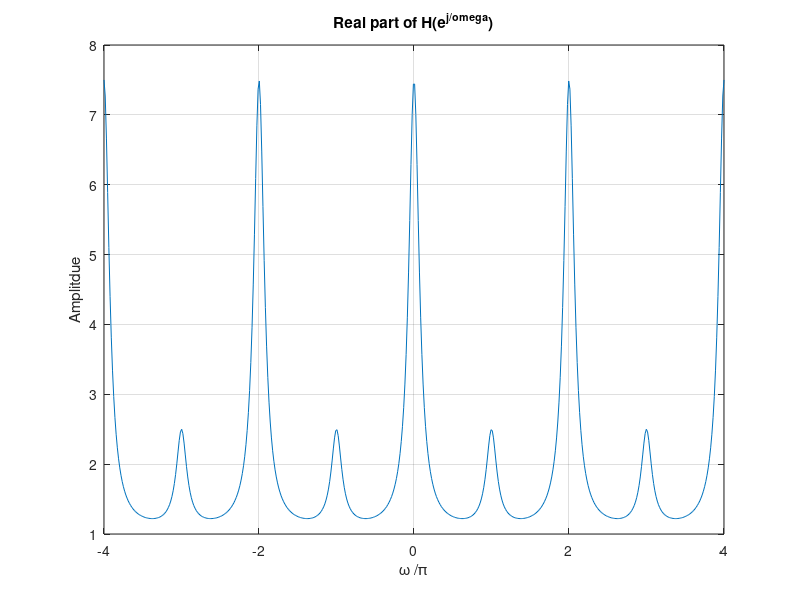
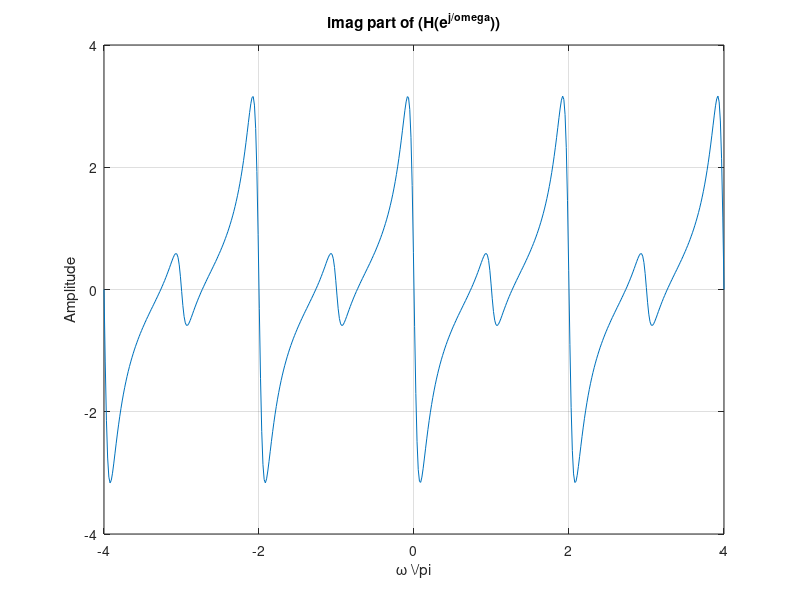
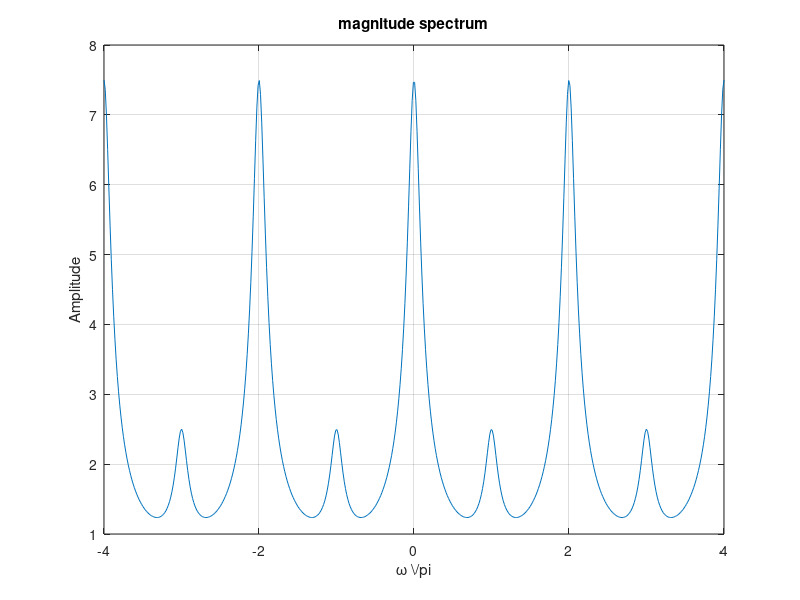
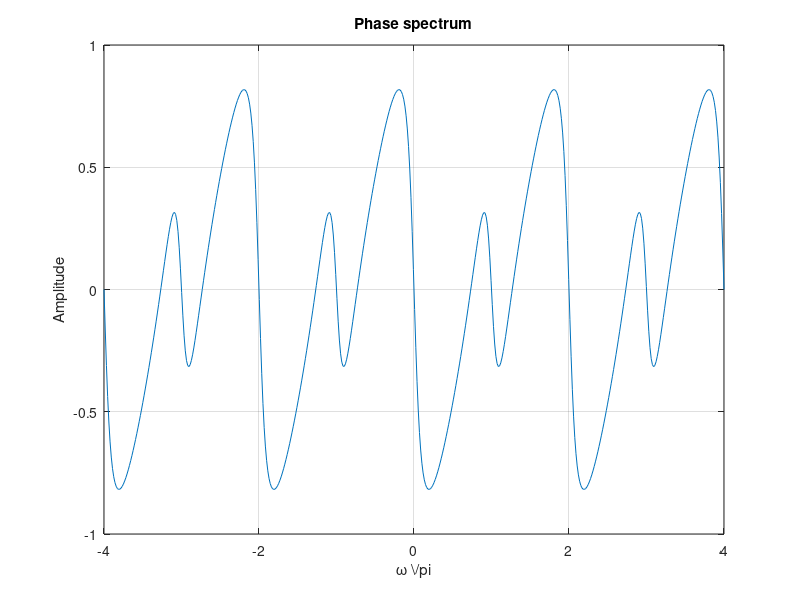

The MATLAB source for these figures, in order:
%   DFT is the samples of DTFT calculated for every N points
%   circular convolution is the modulo N convolution of two signals
%   g[(n-n0)modN) = WN^kn0 * G[k];
%   time shift is given by multiplication of frequency component of 
%   signal
%   multiplication of a specific frequency component in the time domain 
%   corresponds to modulo N shifting of signal in frequency domain
%%%%%%%%%%%%%%%%%%%%%%%%%%%%%%%%%%%%%%%%%%%%%%%%%%%%%%%%%%%%%%%%%%%%%%%%%
%following program is the computation of DTFT
clf;
w = -4*pi:8*pi/511:4*pi;
num = [2 1]; den = [1 0 -0.6];
h = freqz(num,den,w);

%real part of DTFT
figure(1);
plot(w/pi,real(h));grid;
title('Real part of H(e^{j/omega})');
xlabel('\omega /\pi');
ylabel('Amplitdue');

%imaginary part of DFT
figure(2);
plot(w/pi, imag(h));grid;
title('imag part of (H(e^{j/omega}))');
xlabel('\omega \/pi');
ylabel('Amplitude');

%magnitude spectrum
figure(3);
plot(w/pi, abs(h));grid;
title('magnitude spectrum');
xlabel('\omega \/pi');
ylabel('Amplitude');

%phase spectrum
figure(4);
plot(w/pi, angle(h));grid;
title('Phase spectrum');
xlabel('\omega \/pi');
ylabel('Amplitude');

%program Q3.3
%zeros = 0.7  -0.5 0.3 1
%poles = 1 0.3 -0.5 0.7
w1 = 0:8*pi/511:pi;
num1 = [0.7  -0.5 0.3 1];
den1 = [1 0.3 -0.5 0.7];
h1 = freqz(num1,den1,w1);



figure (15);
plot(w1/pi,real(h1));grid;
xlabel('Real part of H(e^{j\omega})');ylabel('Amplitude');

figure(16);
plot(w1/pi,imag(h1));grid;
xlabel('Imaginary part of H(e^{j\omega})');ylabel('Amplitude');

figure(17);
plot(w1/pi,abs(h1));grid;
xlabel('magnitude spectrum H(e^{j\omega})'); ylabel('Amplitude');

figure(18);
plot(w1/pi,angle(h1));grid;
xlabel('phase spectrum of H(e^{j\omega})');ylabel('Amplitude');
